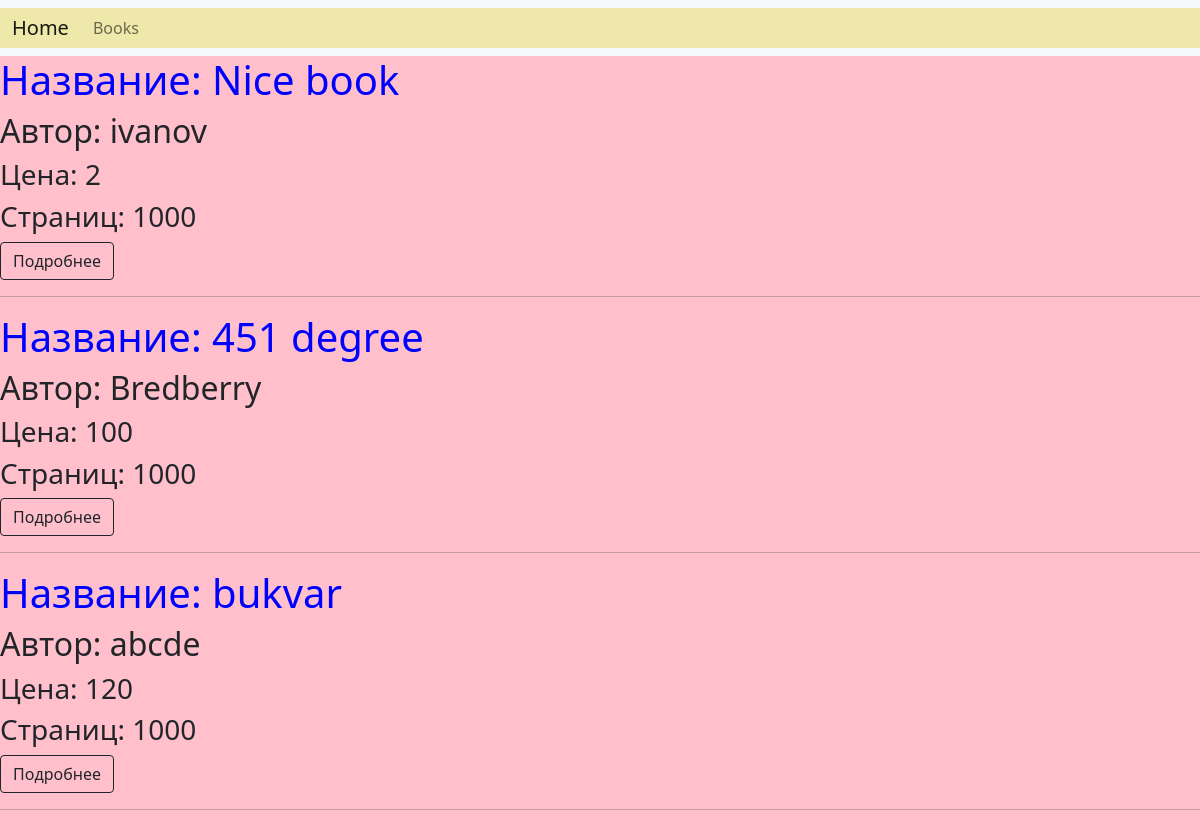
The page /books/ on the database as committed earlier.
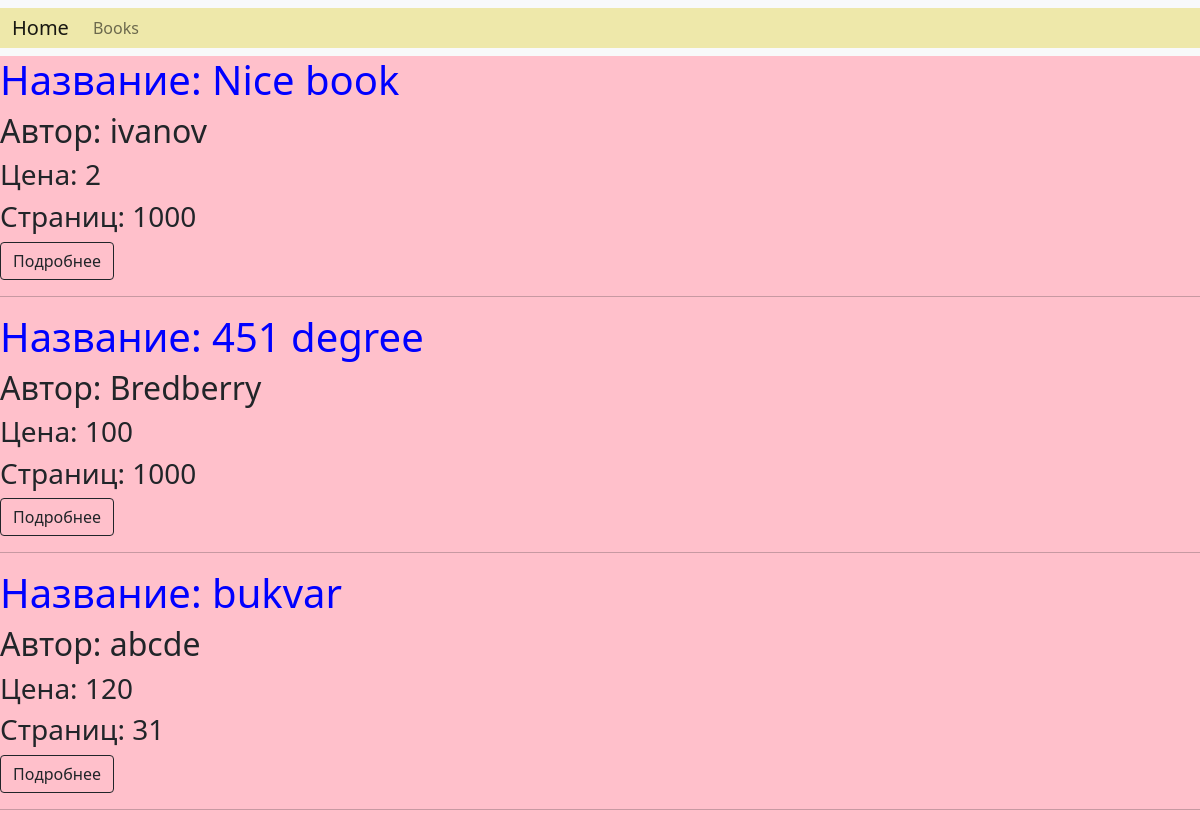
The same page on the database as committed later.
### books/models.py (models this page shows, shortened)
class Book(models.Model):
    name = models.CharField(max_length=255)
    author = models.CharField(max_length=255)
    price = models.IntegerField()
    pages = models.IntegerField(default=1000)

### books/views.py (the view)
# urls.py: path("books/", views.books, name="books"),
def books(request):
    books = models.Book.objects.all()
    context = {"books": books}
    return render(request, "books.html", context)

### books/templates/books.html (shortened to what this page needs)
{% extends "base.html" %}
{% block content %}
{% for book in books %}
    <h1>Название: {{ book.name }}</h1>
    <h2>Автор: {{ book.author }}</h2>
    <h3>Цена: {{ book.price }}</h3>
    <h3>Страниц: {{ book.pages }}</h3>
    <a class="btn btn-outline-dark" href="{% url 'book' book_id=book.pk %}">Подробнее</a>
    <hr/>
{% endfor %}
{% endblock %}

Rows that differ between the two databases and show on the page:
changed Book "bukvar": pages "1000" → "31"
